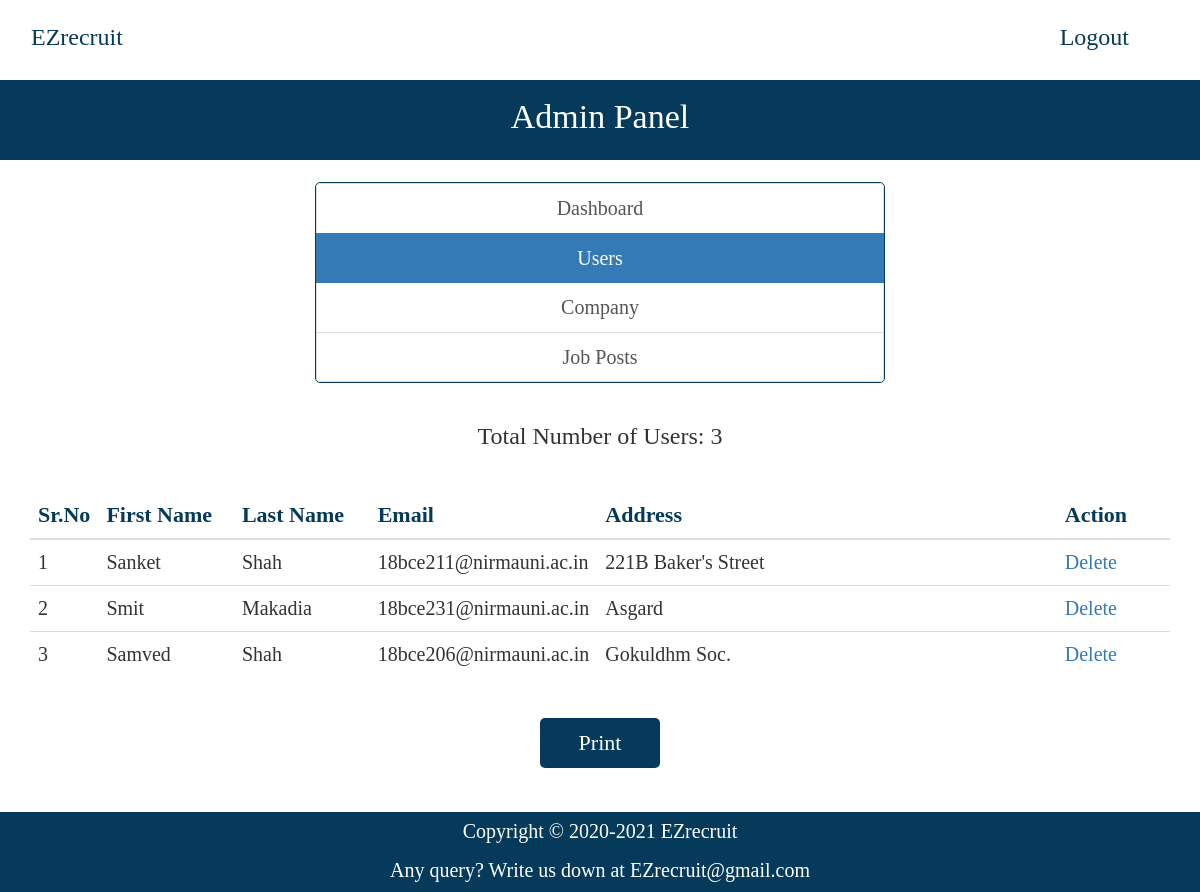
Page /admin/user.php (signed in) on the committed database.
### tables this page shows
CREATE TABLE `users` (
  `id_user` int(11) NOT NULL,
  `firstname` varchar(255) NOT NULL,
  `lastname` varchar(255) NOT NULL,
  `email` varchar(255) NOT NULL,
  `password` varchar(255) NOT NULL,
  `address` text DEFAULT NULL,
  `city` varchar(255) DEFAULT NULL,
  `state` varchar(255) DEFAULT NULL,
  `contactno` varchar(255) DEFAULT NULL,
  `qualification` varchar(255) DEFAULT NULL,
  `stream` varchar(255) DEFAULT NULL,
  `passingyear` varchar(255) DEFAULT NULL,
  `dob` varchar(255) DEFAULT NULL,
  `age` varchar(255) DEFAULT NULL,
  `designation` varchar(255) DEFAULT NULL,
  `resume` varchar(255) DEFAULT NULL
);

### admin/user.php (the view, shortened to what this page needs)
<?php
require_once("../db.php");
?>
<!DOCTYPE html>
<html lang="en">
  <?php
    include('templates/head.php');
  ?>
  <body>
    <font face="calibri">
    <?php include('templates/header.php'); ?>
      <div style="background-color: #053a5a; height: 80px;">
    <p style="font-size: 34px; color: white; text-align: center; line-height: 73px;">Admin Panel</p>
  </div>
  <br>
    <div class="container">
      <div class="row">
        <div class="col-md-12" align="center">
          <div class="list-group" align="center" style="width: 50%; border: 1px solid #053a5a; border-radius: 5px;">
            <a href="dashboard.php" class="list-group-item" style="font-size: 20px;">Dashboard</a>
            <a href="user.php" class="list-group-item active" style="font-size: 20px;">Users</a>
            <a href="company.php" class="list-group-item" style="font-size: 20px;">Company</a>
            <a href="job-posts.php" class="list-group-item" style="font-size: 20px;">Job Posts</a>
          </div>
        </div>
        <br>
        <div class="col-md-12" align="center" style="font-size: 22px;" id="print">
        <?php
          $sql = "SELECT * FROM users";
          $result = $conn->query($sql);
          if($result->num_rows > 0) {
            echo '<h3>Total Number of Users: ' . $result->num_rows . '</h3>';
          }
        ?>
        <br>
          <table class="table">
            <thead>
              <th style="font-size: 22px; color: #053a5a; width: 6%">Sr.No</th>
              <th style="font-size: 22px; color: #053a5a; width: 12%">First Name</th>
              <th style="font-size: 22px; color: #053a5a; width: 12%">Last Name</th>
              <th style="font-size: 22px; color: #053a5a; width: 19%">Email</th>
              <th style="font-size: 22px; color: #053a5a; width: 41%">Address</th>
              <th style="font-size: 22px; color: #053a5a; width: 10%">Action</th>
            </thead>
            <tbody>
              <?php
                $sql = "SELECT * FROM users";
                $result = $conn->query($sql);
                if($result->num_rows > 0) {
                  $i = 0;
                  while($row = $result->fetch_assoc()) {
                    ?>
                      <tr>
                        <td style="font-size: 20px;"><?php echo ++$i; ?></td>
                        <td style="font-size: 20px;"><?php echo $row['firstname']; ?></td>
                        <td style="font-size: 20px;"><?php echo $row['lastname']; ?></td>
                        <td style="font-size: 20px;"><?php echo $row['email']; ?></td>
                        <td style="font-size: 20px;"><?php echo $row['address']; ?></td>
                        <td style="font-size: 20px;"><a href="delete-user.php?id=<?php echo $row['id_user']; ?>">Delete</a></td>
                      </tr>
                    <?php
                  }
                }
              ?>
            </tbody>
          </table>
        </div>
      </div>
    </div>
  </div></div><br>
  <div align="center">
  <button onclick="printDiv('print')" style="background-color: #053a5a; width: 120px; height: 50px; padding-left: 10px; padding-right: 10px; font-size: 22px; color:white; border-color: transparent; border-radius: 5px;">Print</button>
</div>
  <br><br>
          <div class="footer" style="background-color: #053a5a; height: 80px;bottom: 0;width: 100%;left: 0;padding-top: 5px;padding-bottom: 5px">
    <p style="color:white;font-size: 20px;text-align: center;">
      Copyright &copy; 2020-2021 <a href="index.php" style="color:white;">EZrecruit </a>
    </p>
    <p style="color:white; font-size: 20px; text-align: center;">
      Any query? Write us down at <a href ="https://mail.google.com/mail/u/0/#inbox?compose=new" target="_blank" style="color:white;">EZrecruit@gmail.com </a>
    </p>
  </div>
  </body>
</html>

### rows in the picture
users: firstname "Sanket", lastname "Shah", email "18bce211@nirmauni.ac.in", address "221B Baker's Street"
users: firstname "Smit", lastname "Makadia", email "18bce231@nirmauni.ac.in", address "Asgard"
users: firstname "Samved", lastname "Shah", email "18bce206@nirmauni.ac.in", address "Gokuldhm Soc."

### other values in the picture
$result->num_rows "3"
